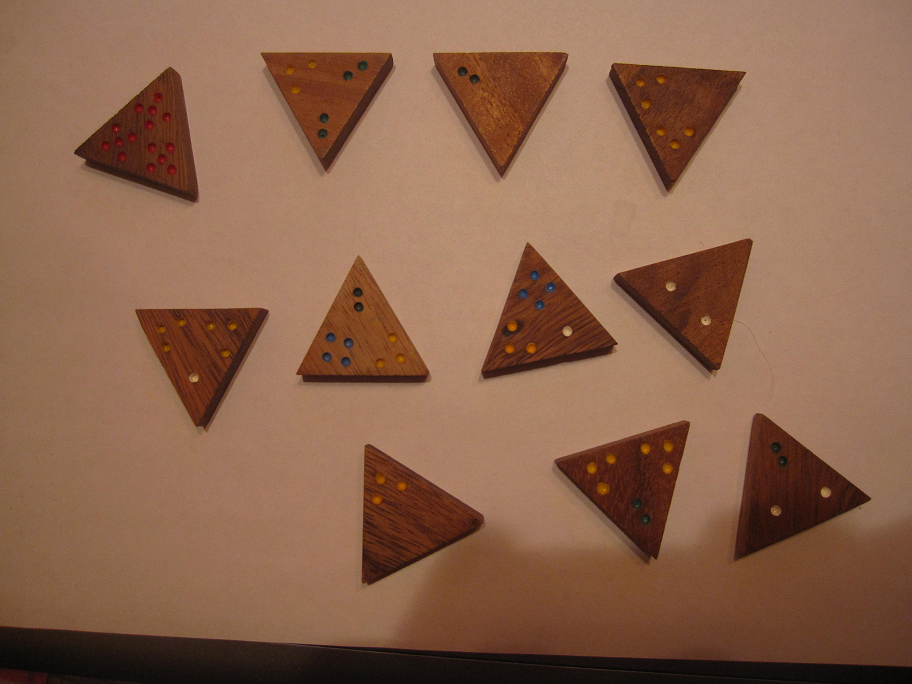
#> input picture train_data/train_data/Pict_1_1.bmp, 912 x 684 px; its folder holds only this picture in this run
$ python main.py
#> lines starting #> are read from the running program, lines starting #| are printed output that depends on the picture; after the words box and inside, x2 and y2 are one past the last pixel; in counts of white or black regions, pixels touching at a corner belong together
# подключение библиотек
import cv2
from pathlib import Path
import itertools

font = cv2.FONT_HERSHEY_SIMPLEX

# поиск треугольников (апроксимация контурво)
def find_triangles(image, approx_per):
    cnt = 0
    edges = cv2.Canny(image, 50, 150, L2gradient=True)
    contours, _ = cv2.findContours(edges, cv2.RETR_EXTERNAL, cv2.CHAIN_APPROX_SIMPLE)

    for contour in contours:
        x, y, w, h = cv2.boundingRect(contour)

        if 150 > w > 40 and 150 > h > 40 and 1.5 > w / h > 0.5:
            epsilon = approx_per * cv2.arcLength(contour, True)
            approx = cv2.approxPolyDP(contour, epsilon, True)

            if len(approx) == 3:
                cnt += 1

    return cnt


# подбор параметров размытия для нахождени максимального количества треугольников
def maximaze_triangles(image):
    approx_per, median_ker, gaussian_ker, sigmaX, sigmaY, flag = 0.02, 1, 1, 0, 0, "m"
    max_triangles = -1
    for sgX, sgY in itertools.product(range(-1, 2), range(-1, 2)):
        for approx in range(2, 11):
            for mk in range(1, 9, 2):
                blurred_image = cv2.medianBlur(image, mk)
                cnt = find_triangles(blurred_image, approx / 100)

                if cnt > max_triangles:
                    max_triangles = cnt
                    approx_per = approx / 100
                    median_ker = mk
                    flag = "m"

                for gk in range(1, 9, 2):
                    blurred_image = cv2.GaussianBlur(
                        blurred_image, (gk, gk), sigmaX=sgX, sigmaY=sgY
                    )
                    cnt = find_triangles(blurred_image, approx / 100)

                    if cnt > max_triangles:
                        max_triangles = cnt
                        approx_per = approx / 100
                        median_ker = mk
                        gaussian_ker = gk
                        sigmaX = sgX
                        sigmaY = sgY
                        flag = "mg"

            for gk in range(1, 9, 2):
                blurred_image = cv2.GaussianBlur(
                    image, (gk, gk), sigmaX=sgX, sigmaY=sgY
                )
                cnt = find_triangles(blurred_image, approx / 100)

                if cnt > max_triangles:
                    max_triangles = cnt
                    approx_per = approx / 100
                    gaussian_ker = gk
                    sigmaX = sgX
                    sigmaY = sgY
                    flag = "g"

                for mk in range(1, 9, 2):
                    blurred_image = cv2.medianBlur(blurred_image, mk)
                    cnt = find_triangles(blurred_image, approx / 100)

                    if cnt > max_triangles:
                        max_triangles = cnt
                        approx_per = approx / 100
                        median_ker = mk
                        gaussian_ker = gk
                        sigmaX = sgX
                        sigmaY = sgY
                        flag = "gm"

    return approx_per, median_ker, gaussian_ker, sigmaX, sigmaY, flag

# детекция домино
def detect_dominoes(image_path):
    img = cv2.imread(image_path)
#> img is the input picture: shape (684, 912, 3); mean B, G, R 76.7, 99.9, 139.5
    gray = cv2.cvtColor(img, cv2.COLOR_BGR2GRAY)
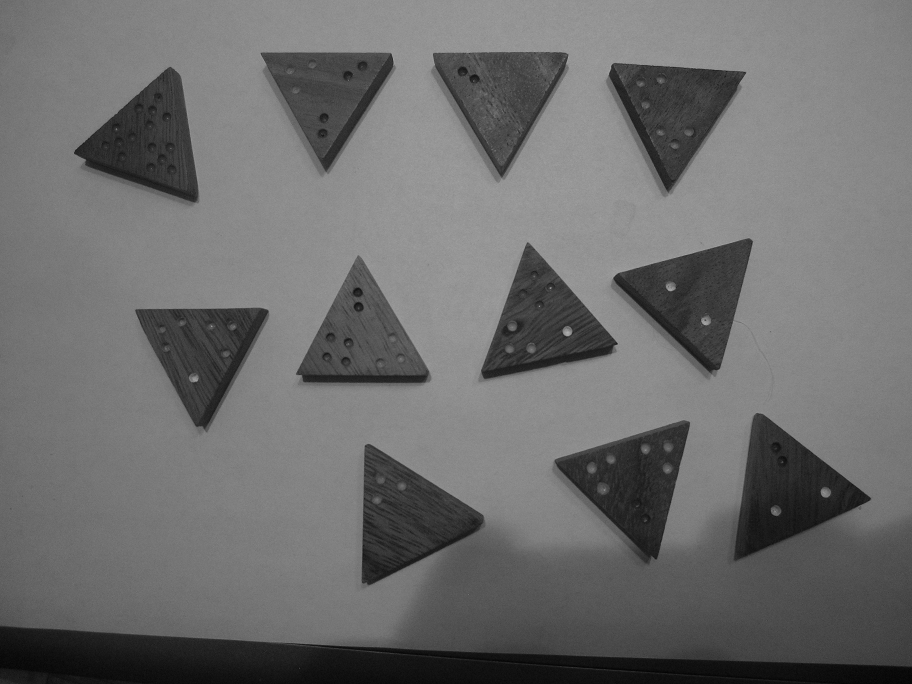
#> gray: shape (684, 912); min 2, max 174, mean 109.1

    approx_per, median_ker, gaussian_ker, sigmaX, sigmaY, flag = maximaze_triangles(
        gray
    )
#> after the loop in maximaze_triangles, `for sgX, sgY in itertools.product(range(-1, 2), range(-1, 2)):`: approx_per = 0.03; flag = 'mg'; gaussian_ker = 5; max_triangles = 10; median_ker = 3; sigmaX = -1
#> approx_per = 0.03; median_ker = 3; gaussian_ker = 5; sigmaX = -1; sigmaY = -1; flag = 'mg'

    if flag == "m":
        blurred_image = cv2.medianBlur(gray, median_ker)
    elif flag == "mg":
        blurred_image = cv2.medianBlur(gray, median_ker)
        blurred_image = cv2.GaussianBlur(
            blurred_image, (gaussian_ker, gaussian_ker), sigmaX=sigmaX, sigmaY=sigmaY
        )
    elif flag == "g":
        blurred_image = cv2.GaussianBlur(
            gray, (gaussian_ker, gaussian_ker), sigmaX=sigmaX, sigmaY=sigmaY
        )
    elif flag == "gm":
        blurred_image = cv2.GaussianBlur(
            gray, (gaussian_ker, gaussian_ker), sigmaX=sigmaX, sigmaY=sigmaY
        )
        blurred_image = cv2.medianBlur(blurred_image, median_ker)

    edges = cv2.Canny(blurred_image, 50, 150, L2gradient=True)
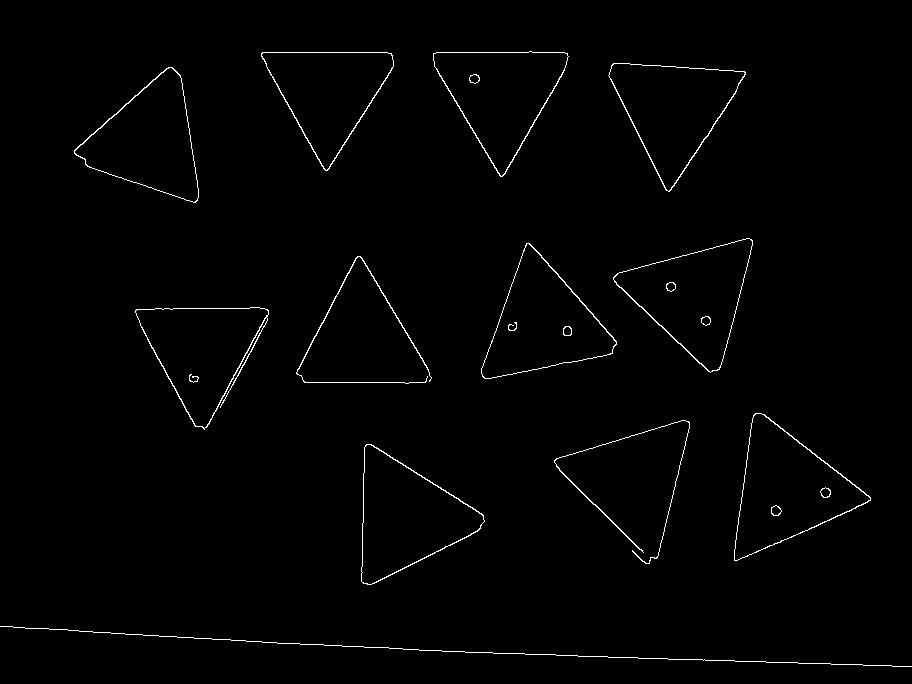
#> edges: shape (684, 912); 1.1% white in thin lines or dots

    contours, _ = cv2.findContours(edges, cv2.RETR_EXTERNAL, cv2.CHAIN_APPROX_SIMPLE)
#> contours = 12 contours, 1 with area under 20; largest, box (x1, y1, x2, y2) and area: (734, 413, 871, 561) 10268, (361, 444, 485, 585) 9767, (613, 238, 753, 373) 9708, (481, 243, 617, 379) 9509, (608, 63, 746, 192) 9306

    for contour in contours:
        x, y, w, h = cv2.boundingRect(contour)

        if 150 > w > 40 and 150 > h > 40 and 1.5 > w / h > 0.5:
            epsilon = approx_per * cv2.arcLength(contour, True)
            approx = cv2.approxPolyDP(contour, epsilon, True)

            if len(approx) == 3:
                cv2.putText(img, f'{count_dots(img[y:y+h, x:x+w])}', (x, y), font, 1, (255, 0, 0), 2)
                cv2.drawContours(img, [approx], 0, (0, 255, 0), 2)
#> this loop made 12 passes
#> (x, y, w, h, epsilon, approx, keypoints in count_dots) on passes 4, 5, 8, 12: (734, 413, 137, 148, 14.08, [[870, 497], [755, 413], [734, 560]], 2 keypoints; (x, y, size): (42, 97, 9.8), (91, 79, 9.6)), (135, 307, 134, 123, 19.62, [[267, 309], [135, 310], [195, 426]], 1 keypoints; (x, y, size): (97, 20, 5.4)), (613, 238, 140, 135, 13.43, [[752, 240], [613, 279], [710, 372]], 2 keypoints; (x, y, size): (57, 48, 9.1), (93, 82, 8.7)), (433, 51, 136, 126, 13.17, [[567, 53], [433, 53], [500, 176]], 1 keypoints; (x, y, size): (29, 20, 10.2))
#> (x, y, w, h, epsilon, approx) on passes 2, 7, 9, 10, 11: (361, 444, 124, 141, 13.34, [[365, 445], [363, 583], [480, 528]]), (481, 243, 136, 136, 13.32, [[529, 243], [484, 378], [616, 344]]), (74, 67, 125, 136, 12.78, [[168, 67], [74, 153], [195, 202]]), (608, 63, 138, 129, 13.28, [[744, 71], [611, 65], [666, 190]]), (261, 52, 133, 119, 12.65, [[262, 52], [327, 170], [391, 53]])
#> pass 2, in count_dots, `gray = cv2.cvtColor(region, cv2.COLOR_BGR2GRAY)`:
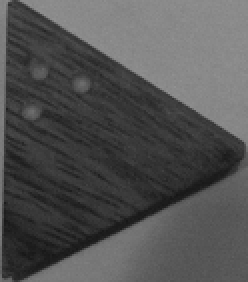
#> gray: shape (141, 124) (shown 2 times larger); min 22, max 146, mean 82
#> pass 2, in count_dots, `edges = cv2.Canny(blurred_image, 50, 150, L2gradient=True)`:
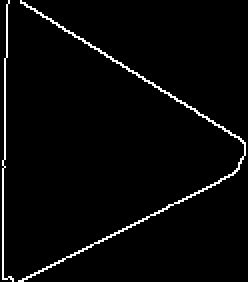
#> edges: shape (141, 124) (shown 2 times larger); 2.9% white in thin lines or dots
#> after the loop:
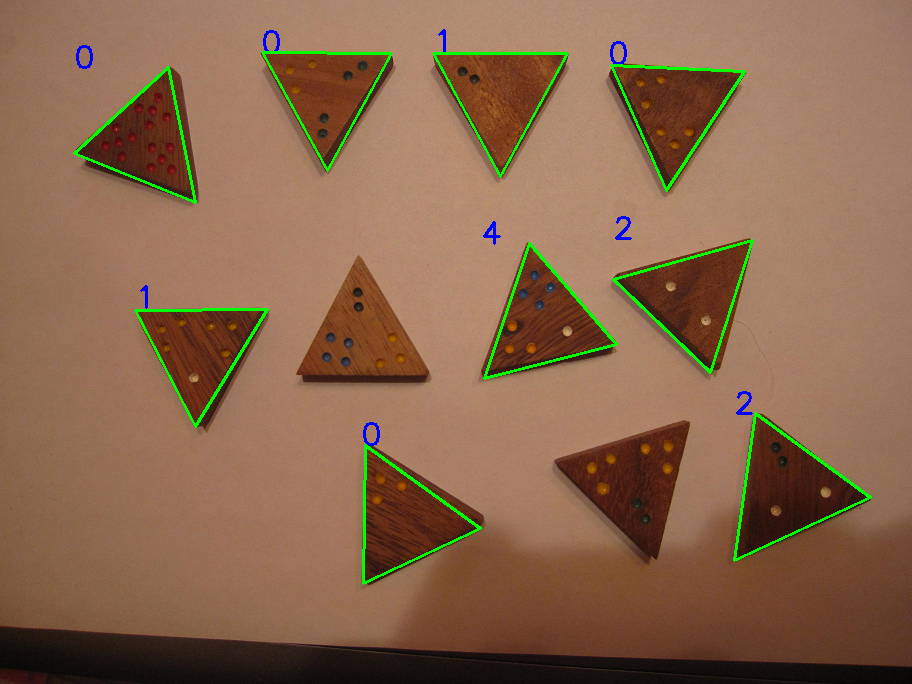
#> img: shape (684, 912, 3); 1.9% of pixels changed, all inside (x1, y1, x2, y2) = (73, 29, 872, 585)

    cv2.imshow(f"{image_path}", img)
    cv2.waitKey(0)
    cv2.destroyAllWindows()

# подсчёт точек
def count_dots(region):
    gray = cv2.cvtColor(region, cv2.COLOR_BGR2GRAY)
    blurred_image = cv2.GaussianBlur(gray, (3, 3), 0)
    edges = cv2.Canny(blurred_image, 50, 150, L2gradient=True)

    params = cv2.SimpleBlobDetector_Params()
    params.filterByArea = True
    params.minArea = 3
    params.maxArea = 100
    params.filterByCircularity = True
    params.minCircularity = 0.7

    detector = cv2.SimpleBlobDetector_create(params)
    keypoints = detector.detect(edges)

    return len(keypoints)

# открытие папки и детекция треугольников
folder = Path("./train_data/train_data")
files = [f for f in folder.iterdir() if f.is_file()]
files.sort()

for f in files:
    if f.suffix.lower() == ".bmp":
        detect_dominoes(f)

folder = Path("./train_data/train_data/expert_train")
#> (the run stopped early here; a loop or call above may not have finished)
